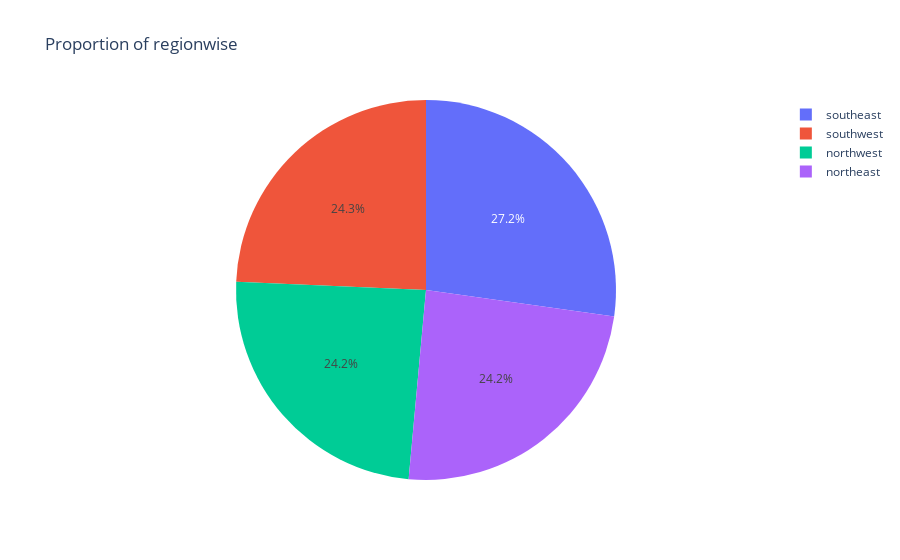

The code cell stored with this chart in its notebook:
### Code cell
fig = px.pie(data,values =data.value_counts(),names="region",title="Proportion of regionwise ")
fig.show()

### Figure 1 — Plotly figure (JSON) as saved in the notebook; plotly's stock layout.template omitted (floating-point values rounded to 4 significant figures; data arrays with more than 128 entries replaced by an {"elided": "..."} marker saying what was removed)
{"data": [{"domain": {"x": [0, 1], "y": [0, 1]}, "hovertemplate": "region=%{label}<br>value=%{value}<extra></extra>", "labels": {"elided": "1337 str values"}, "legendgroup": "", "name": "", "showlegend": true, "type": "pie", "values": {"elided": "1337 int values"}}], "layout": {"legend": {"tracegroupgap": 0}, "title": {"text": "Proportion of regionwise "}}}
